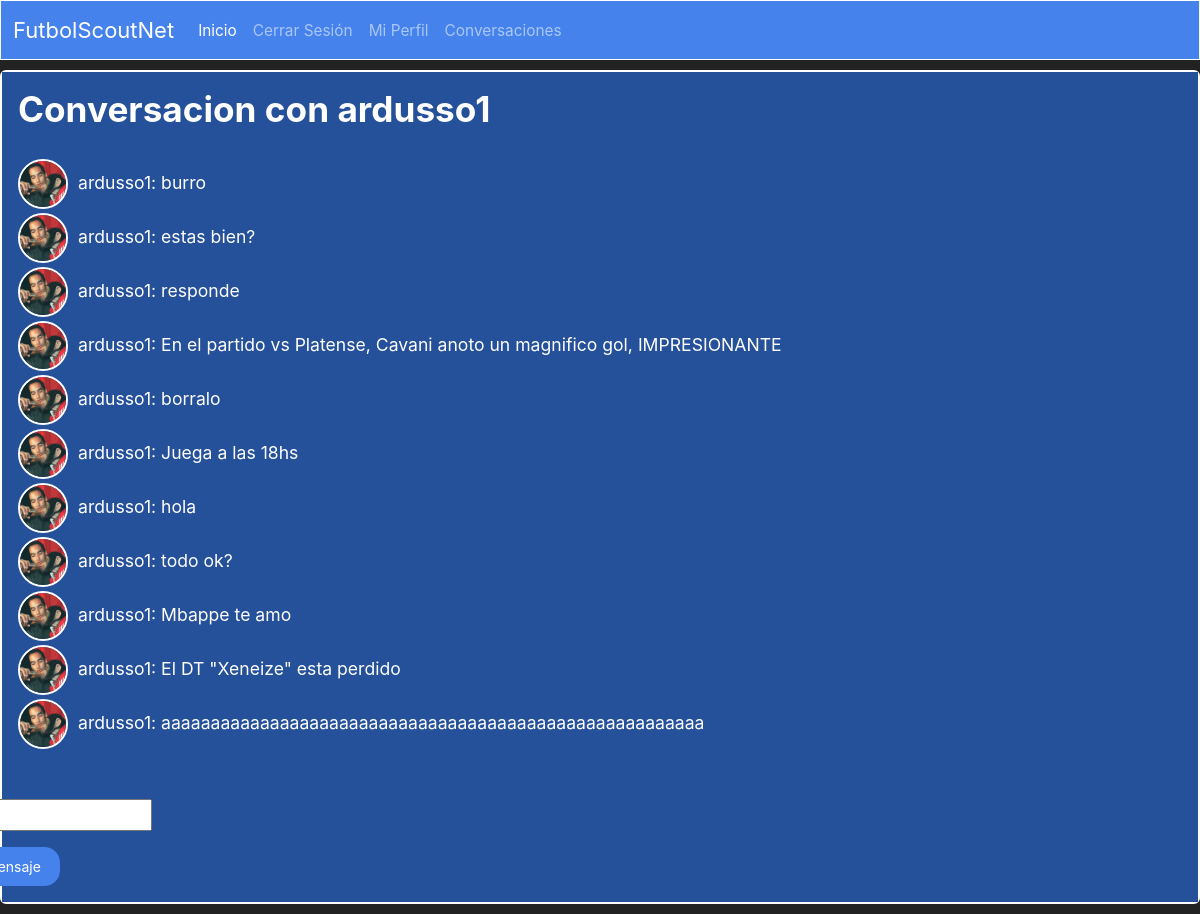
The app's page /mensajes/ardusso1/ (signed in) with its own data.
### sitio/models.py (models this page shows, shortened)
class Conversacion(models.Model):
    emisor = models.ForeignKey(User, on_delete=models.CASCADE, related_name='conversaciones_uno', null=True, blank=True)
    destinatario = models.ForeignKey(User, on_delete=models.CASCADE, related_name='conversaciones_dos', null=True, blank=True)

class Mensaje(models.Model):
    user = models.ForeignKey(User, on_delete=models.CASCADE, related_name='mensajes', null=True, blank=True)
    conversacion = models.ForeignKey(Conversacion, on_delete=models.CASCADE, null=True, blank=True)
    texto = models.CharField(max_length=500)
    fecha = models.DateTimeField(default=timezone.now)

class Profile(models.Model):
    user = models.OneToOneField(User, on_delete=models.CASCADE, null=True, blank=True)
    image = models.ImageField(upload_to="Profiles_Images", default='user.png')
    posicion = models.ForeignKey(Posicion, on_delete=models.CASCADE, null=True, blank=True)
    nivel = models.ForeignKey(Nivel, on_delete=models.CASCADE, null=True, blank=True)
    edad = models.IntegerField(null=True, blank=True)

### sitio/views.py (the view)
# urls.py: path('mensajes/<str:username>/', views.mensajes, name='mensajes'),
@login_required
def mensajes(request, username):
    conversacion = Conversacion.objects.filter(
        Q(emisor=request.user, destinatario__username=username) |
        Q(destinatario=request.user, emisor__username=username)
    ).first()
    if conversacion is None:
        conversacion = Conversacion.objects.create(
            emisor=request.user,
            destinatario=get_object_or_404(User, username=username)
        )
    mensajes = Mensaje.objects.filter(conversacion=conversacion)
    if request.method == 'POST':
        form = MensajeForm(request.POST)
        if form.is_valid():
            nuevo_mensaje = form.save(commit=False)
            nuevo_mensaje.user = request.user
            nuevo_mensaje.conversacion = conversacion
            nuevo_mensaje.save()
            return redirect('mensajes', username=username)
    else:
        form = MensajeForm()
    return render(request, 'mensajes.html', {'conversacion': conversacion, 'mensajes': mensajes, 'form': form})

### sitio/forms.py
class MensajeForm(forms.ModelForm):
    class Meta:
        model = Mensaje
        fields = ['texto']
        labels = {
            'texto': 'Mensaje',
        }

### sitio/templates/mensajes.html (shortened to what this page needs)
{% extends 'layout.html' %}
{% block contenido %}
  {% if conversacion %}
    <div class="card text-white bg-primary mb-3" style="max-width: 100rem; border: 2px solid white;">
        <div class="card-body" style="display: flex; flex-direction: column; gap: 20px; background-color: #25509a;">
            {% if conversacion.emisor == request.user %}
                <h2>Conversación con {{ conversacion.destinatario }}</h2>
            {% else %}
                <h2> Conversacion con {{ conversacion.emisor }} </h2>
            {% endif %}
            <ul style="list-style: none; padding: 0; margin: 0;">
                {% for mensaje in mensajes %}
                    <li style="display: flex; align-items: center;">
                        <img class="rounded-circle" style="width: 50px; height: 50px; object-fit: cover; border: 2px solid white; margin-right: 10px;" src="{{mensaje.user.profile.image.url}}">
                        <span>{{ mensaje.user.username }}: {{ mensaje.texto }}</span>
                    </li>
                {% endfor %}
            </ul>
            {% if conversacion.emisor == request.user %}
                <form method="post" action="{% url 'mensajes' username=conversacion.destinatario.username %}" style="align-self: flex-end; margin-right: 1030px;">
                    {% csrf_token %}
                    {{ form.as_p }}
                    <button type="submit" class="btn btn-primary">Enviar mensaje</button>
                </form>
            {% else %}
                <form method="post" action="{% url 'mensajes' username=conversacion.emisor.username %}" style="align-self: flex-end; margin-right: 1030px;">
                    {{ form.as_p }}
                    <button type="submit" class="btn btn-primary">Enviar mensaje</button>
                </form>
            {% endif %}
        </div>
    </div>
  {% else %}
    <p>No hay conversación disponible.</p>
  {% endif %}
{% endblock %}

### templates/base.html (style rules this page uses)
body { background-color: #222; color: white; }

### records on screen
Conversacion: emisor "ardusso1"
Mensaje: user.profile.image (picture), user.username "ardusso1", texto "burro"
Mensaje: user.profile.image (picture), user.username "ardusso1", texto "estas bien?"
Mensaje: user.profile.image (picture), user.username "ardusso1", texto "responde"
Mensaje: user.profile.image (picture), user.username "ardusso1", texto "En el partido vs Platense, Cavani anoto un magnifico gol, IMPRESIONANTE"
Mensaje: user.profile.image (picture), user.username "ardusso1", texto "borralo"
Mensaje: user.profile.image (picture), user.username "ardusso1", texto "Juega a las 18hs"
Mensaje: user.profile.image (picture), user.username "ardusso1", texto "hola"
Mensaje: user.profile.image (picture), user.username "ardusso1", texto "todo ok?"
Mensaje: user.profile.image (picture), user.username "ardusso1", texto "Mbappe te amo"
Mensaje: user.profile.image (picture), user.username "ardusso1", texto "El DT \"Xeneize\" esta perdido"
Mensaje: user.profile.image (picture), user.username "ardusso1", texto "aaaaaaaaaaaaaaaaaaaaaaaaaaaaaaaaaaaaaaaaaaaaaaaaaaaaaaa"
